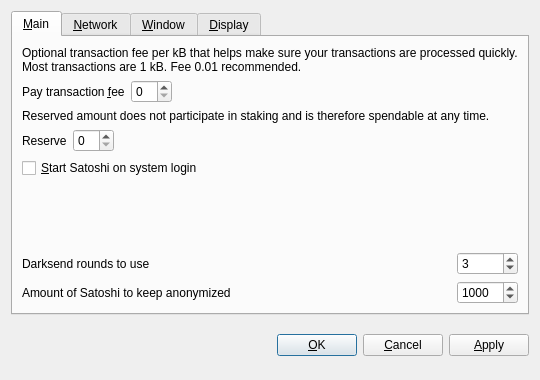
<?xml version="1.0" encoding="UTF-8"?>
<ui version="4.0">
 <class>OptionsDialog</class>
 <widget class="QDialog" name="OptionsDialog">
  <property name="geometry">
   <rect>
    <x>0</x>
    <y>0</y>
    <width>540</width>
    <height>380</height>
   </rect>
  </property>
  <property name="windowTitle">
   <string>Options</string>
  </property>
  <property name="modal">
   <bool>true</bool>
  </property>
  <layout class="QVBoxLayout" name="verticalLayout">
   <item>
    <widget class="QTabWidget" name="tabWidget">
     <property name="tabPosition">
      <enum>QTabWidget::North</enum>
     </property>
     <property name="currentIndex">
      <number>0</number>
     </property>
     <widget class="QWidget" name="tabMain">
      <attribute name="title">
       <string>&amp;Main</string>
      </attribute>
      <layout class="QGridLayout" name="gridLayout">
       <item row="0" column="0" colspan="2">
        <widget class="QLabel" name="transactionFeeInfoLabel">
         <property name="text">
          <string>Optional transaction fee per kB that helps make sure your transactions are processed quickly. Most transactions are 1 kB. Fee 0.01 recommended.</string>
         </property>
         <property name="textFormat">
          <enum>Qt::PlainText</enum>
         </property>
         <property name="wordWrap">
          <bool>true</bool>
         </property>
        </widget>
       </item>
       <item row="1" column="0">
        <layout class="QHBoxLayout" name="horizontalLayoutFee">
         <item>
          <widget class="QLabel" name="transactionFeeLabel">
           <property name="text">
            <string>Pay transaction &amp;fee</string>
           </property>
           <property name="textFormat">
            <enum>Qt::PlainText</enum>
           </property>
           <property name="buddy">
            <cstring>transactionFee</cstring>
           </property>
          </widget>
         </item>
         <item>
          <widget class="BitcoinAmountField" name="transactionFee"/>
         </item>
         <item>
          <spacer name="horizontalSpacerFee">
           <property name="orientation">
            <enum>Qt::Horizontal</enum>
           </property>
           <property name="sizeHint" stdset="0">
            <size>
             <width>40</width>
             <height>20</height>
            </size>
           </property>
          </spacer>
         </item>
        </layout>
       </item>
       <item row="2" column="0" colspan="2">
        <widget class="QLabel" name="reserveBalanceInfoLabel">
         <property name="text">
          <string>Reserved amount does not participate in staking and is therefore spendable at any time.</string>
         </property>
         <property name="textFormat">
          <enum>Qt::PlainText</enum>
         </property>
         <property name="wordWrap">
          <bool>true</bool>
         </property>
        </widget>
       </item>
       <item row="3" column="0">
        <layout class="QHBoxLayout" name="horizontalLayoutReserveBalance">
         <item>
          <widget class="QLabel" name="reserveBalanceLabel">
           <property name="text">
            <string>Reserve</string>
           </property>
           <property name="textFormat">
            <enum>Qt::PlainText</enum>
           </property>
           <property name="buddy">
            <cstring>reserveBalance</cstring>
           </property>
          </widget>
         </item>
         <item>
          <widget class="BitcoinAmountField" name="reserveBalance"/>
         </item>
         <item>
          <spacer name="horizontalSpacerReserveBalance">
           <property name="orientation">
            <enum>Qt::Horizontal</enum>
           </property>
           <property name="sizeHint" stdset="0">
            <size>
             <width>40</width>
             <height>20</height>
            </size>
           </property>
          </spacer>
         </item>
        </layout>
       </item>
       <item row="4" column="0">
        <widget class="QCheckBox" name="bitcoinAtStartup">
         <property name="toolTip">
          <string>Automatically start Satoshi after logging in to the system.</string>
         </property>
         <property name="text">
          <string>&amp;Start Satoshi on system login</string>
         </property>
        </widget>
       </item>
       <item row="5" column="0">
        <spacer name="verticalSpacer_Main">
         <property name="orientation">
          <enum>Qt::Vertical</enum>
         </property>
         <property name="sizeHint" stdset="0">
          <size>
           <width>20</width>
           <height>40</height>
          </size>
         </property>
        </spacer>
       </item>
       <item row="6" column="0">
        <widget class="QLabel" name="label">
         <property name="toolTip">
          <string>&lt;html&gt;&lt;head/&gt;&lt;body&gt;&lt;p&gt;This setting determines the amount of individual masternodes that an input will be anonymized through. More rounds of anonymization gives a higher degree of privacy, but also costs more in fees.&lt;/p&gt;&lt;/body&gt;&lt;/html&gt;</string>
         </property>
         <property name="text">
          <string>Darksend rounds to use</string>
         </property>
        </widget>
       </item>
       <item row="6" column="1">
        <widget class="QSpinBox" name="darksendRounds">
         <property name="minimum">
          <number>2</number>
         </property>
         <property name="maximum">
          <number>16</number>
         </property>
         <property name="value">
          <number>3</number>
         </property>
        </widget>
       </item>
       <item row="7" column="0">
        <widget class="QLabel" name="label_2">
         <property name="toolTip">
          <string>This amount acts as a threshold to turn off Darksend once it's reached.</string>
         </property>
         <property name="statusTip">
          <string notr="true"/>
         </property>
         <property name="whatsThis">
          <string notr="true"/>
         </property>
         <property name="accessibleName">
          <string notr="true"/>
         </property>
         <property name="accessibleDescription">
          <string notr="true"/>
         </property>
         <property name="text">
          <string>Amount of Satoshi to keep anonymized</string>
         </property>
        </widget>
       </item>
       <item row="7" column="1">
        <widget class="QSpinBox" name="anonymizeSatoshi">
         <property name="minimum">
          <number>2</number>
         </property>
         <property name="maximum">
          <number>10000</number>
         </property>
         <property name="singleStep">
          <number>10</number>
         </property>
         <property name="value">
          <number>1000</number>
         </property>
        </widget>
       </item>
      </layout>
     </widget>
     <widget class="QWidget" name="tabNetwork">
      <attribute name="title">
       <string>&amp;Network</string>
      </attribute>
      <layout class="QVBoxLayout" name="verticalLayout_Network">
       <item>
        <widget class="QCheckBox" name="mapPortUpnp">
         <property name="toolTip">
          <string>Automatically open the Satoshi client port on the router. This only works when your router supports UPnP and it is enabled.</string>
         </property>
         <property name="text">
          <string>Map port using &amp;UPnP</string>
         </property>
        </widget>
       </item>
       <item>
        <widget class="QCheckBox" name="connectSocks">
         <property name="toolTip">
          <string>Connect to the Satoshi network through a SOCKS5 proxy (e.g. when connecting through Tor).</string>
         </property>
         <property name="text">
          <string>&amp;Connect through SOCKS5 proxy:</string>
         </property>
        </widget>
       </item>
       <item>
        <layout class="QHBoxLayout" name="horizontalLayout_Network">
         <item>
          <widget class="QLabel" name="proxyIpLabel">
           <property name="text">
            <string>Proxy &amp;IP:</string>
           </property>
           <property name="textFormat">
            <enum>Qt::PlainText</enum>
           </property>
           <property name="buddy">
            <cstring>proxyIp</cstring>
           </property>
          </widget>
         </item>
         <item>
          <widget class="QValidatedLineEdit" name="proxyIp">
           <property name="maximumSize">
            <size>
             <width>140</width>
             <height>16777215</height>
            </size>
           </property>
           <property name="toolTip">
            <string>IP address of the proxy (e.g. 127.0.0.1)</string>
           </property>
          </widget>
         </item>
         <item>
          <widget class="QLabel" name="proxyPortLabel">
           <property name="text">
            <string>&amp;Port:</string>
           </property>
           <property name="textFormat">
            <enum>Qt::PlainText</enum>
           </property>
           <property name="buddy">
            <cstring>proxyPort</cstring>
           </property>
          </widget>
         </item>
         <item>
          <widget class="QLineEdit" name="proxyPort">
           <property name="maximumSize">
            <size>
             <width>55</width>
             <height>16777215</height>
            </size>
           </property>
           <property name="toolTip">
            <string>Port of the proxy (e.g. 9050)</string>
           </property>
          </widget>
         </item>
         <item>
          <spacer name="horizontalSpacer_Network">
           <property name="orientation">
            <enum>Qt::Horizontal</enum>
           </property>
           <property name="sizeHint" stdset="0">
            <size>
             <width>40</width>
             <height>20</height>
            </size>
           </property>
          </spacer>
         </item>
        </layout>
       </item>
       <item>
        <spacer name="verticalSpacer_Network">
         <property name="orientation">
          <enum>Qt::Vertical</enum>
         </property>
         <property name="sizeHint" stdset="0">
          <size>
           <width>20</width>
           <height>40</height>
          </size>
         </property>
        </spacer>
       </item>
      </layout>
     </widget>
     <widget class="QWidget" name="tabWindow">
      <attribute name="title">
       <string>&amp;Window</string>
      </attribute>
      <layout class="QVBoxLayout" name="verticalLayout_Window">
       <item>
        <widget class="QCheckBox" name="minimizeToTray">
         <property name="toolTip">
          <string>Show only a tray icon after minimizing the window.</string>
         </property>
         <property name="text">
          <string>&amp;Minimize to the tray instead of the taskbar</string>
         </property>
        </widget>
       </item>
       <item>
        <widget class="QCheckBox" name="minimizeOnClose">
         <property name="toolTip">
          <string>Minimize instead of exit the application when the window is closed. When this option is enabled, the application will be closed only after selecting Quit in the menu.</string>
         </property>
         <property name="text">
          <string>M&amp;inimize on close</string>
         </property>
        </widget>
       </item>
       <item>
        <spacer name="verticalSpacer_Window">
         <property name="orientation">
          <enum>Qt::Vertical</enum>
         </property>
         <property name="sizeHint" stdset="0">
          <size>
           <width>20</width>
           <height>40</height>
          </size>
         </property>
        </spacer>
       </item>
      </layout>
     </widget>
     <widget class="QWidget" name="tabDisplay">
      <attribute name="title">
       <string>&amp;Display</string>
      </attribute>
      <layout class="QVBoxLayout" name="verticalLayout_Display">
       <item>
        <layout class="QHBoxLayout" name="horizontalLayout_1_Display">
         <item>
          <widget class="QLabel" name="langLabel">
           <property name="text">
            <string>User Interface &amp;language:</string>
           </property>
           <property name="textFormat">
            <enum>Qt::PlainText</enum>
           </property>
           <property name="buddy">
            <cstring>lang</cstring>
           </property>
          </widget>
         </item>
         <item>
          <widget class="QValueComboBox" name="lang">
           <property name="toolTip">
            <string>The user interface language can be set here. This setting will take effect after restarting Satoshi.</string>
           </property>
          </widget>
         </item>
        </layout>
       </item>
       <item>
        <layout class="QHBoxLayout" name="horizontalLayout_2_Display">
         <item>
          <widget class="QLabel" name="unitLabel">
           <property name="text">
            <string>&amp;Unit to show amounts in:</string>
           </property>
           <property name="textFormat">
            <enum>Qt::PlainText</enum>
           </property>
           <property name="buddy">
            <cstring>unit</cstring>
           </property>
          </widget>
         </item>
         <item>
          <widget class="QValueComboBox" name="unit">
           <property name="toolTip">
            <string>Choose the default subdivision unit to show in the interface and when sending coins.</string>
           </property>
          </widget>
         </item>
        </layout>
       </item>
       <item>
        <widget class="QCheckBox" name="coinControlFeatures">
         <property name="toolTip">
          <string>Whether to show coin control features or not.</string>
         </property>
         <property name="text">
          <string>Display coin &amp;control features (experts only!)</string>
         </property>
        </widget>
       </item>
       <item>
        <widget class="QCheckBox" name="useBlackTheme">
         <property name="text">
          <string>Use black visual theme (requires restart)</string>
         </property>
        </widget>
       </item>
       <item>
        <spacer name="verticalSpacer_Display">
         <property name="orientation">
          <enum>Qt::Vertical</enum>
         </property>
         <property name="sizeHint" stdset="0">
          <size>
           <width>20</width>
           <height>40</height>
          </size>
         </property>
        </spacer>
       </item>
      </layout>
     </widget>
    </widget>
   </item>
   <item>
    <layout class="QHBoxLayout" name="horizontalLayout_Buttons">
     <item>
      <spacer name="horizontalSpacer_1">
       <property name="orientation">
        <enum>Qt::Horizontal</enum>
       </property>
       <property name="sizeHint" stdset="0">
        <size>
         <width>40</width>
         <height>48</height>
        </size>
       </property>
      </spacer>
     </item>
     <item>
      <widget class="QLabel" name="statusLabel">
       <property name="font">
        <font>
         <weight>75</weight>
         <bold>true</bold>
        </font>
       </property>
       <property name="text">
        <string/>
       </property>
       <property name="textFormat">
        <enum>Qt::PlainText</enum>
       </property>
       <property name="wordWrap">
        <bool>true</bool>
       </property>
      </widget>
     </item>
     <item>
      <spacer name="horizontalSpacer_2">
       <property name="orientation">
        <enum>Qt::Horizontal</enum>
       </property>
       <property name="sizeHint" stdset="0">
        <size>
         <width>40</width>
         <height>48</height>
        </size>
       </property>
      </spacer>
     </item>
     <item>
      <widget class="QPushButton" name="okButton">
       <property name="text">
        <string>&amp;OK</string>
       </property>
      </widget>
     </item>
     <item>
      <widget class="QPushButton" name="cancelButton">
       <property name="text">
        <string>&amp;Cancel</string>
       </property>
       <property name="autoDefault">
        <bool>false</bool>
       </property>
      </widget>
     </item>
     <item>
      <widget class="QPushButton" name="applyButton">
       <property name="text">
        <string>&amp;Apply</string>
       </property>
       <property name="autoDefault">
        <bool>false</bool>
       </property>
      </widget>
     </item>
    </layout>
   </item>
  </layout>
 </widget>
 <customwidgets>
  <customwidget>
   <class>BitcoinAmountField</class>
   <extends>QSpinBox</extends>
   <header>bitcoinamountfield.h</header>
   <container>1</container>
  </customwidget>
  <customwidget>
   <class>QValueComboBox</class>
   <extends>QComboBox</extends>
   <header>qvaluecombobox.h</header>
  </customwidget>
  <customwidget>
   <class>QValidatedLineEdit</class>
   <extends>QLineEdit</extends>
   <header>qvalidatedlineedit.h</header>
  </customwidget>
 </customwidgets>
 <resources/>
 <connections/>
</ui>
